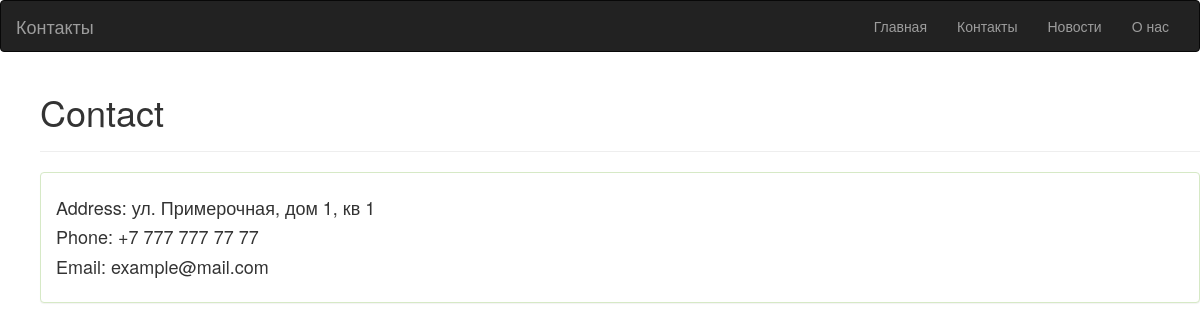
The app's page /contact/, older data.
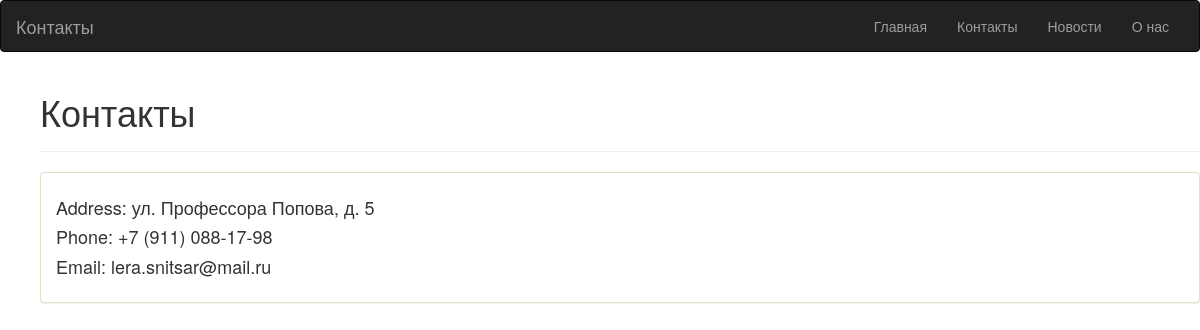
The same page, newer data.
### blog/models.py (models this page shows)
class ContactPage(models.Model):
    title = models.CharField(max_length=100)
    address = models.CharField(max_length=100)
    phone = models.CharField(max_length=20)
    email = models.EmailField()

### blog/views.py (the view)
# urls.py: path('contact/', ContactView.as_view(), name='contact'),]
class ContactView(TemplateView):
    template_name = 'blog/contact.html'
    def get_context_data(self, **kwargs):
        context = super().get_context_data(**kwargs)
        context['contact_page'] = ContactPage.objects.first()
        return context

### blog/templates/blog/contact.html (shortened to what this page needs)
<html>
    <head>
        <link rel="stylesheet" href="https://maxcdn.bootstrapcdn.com/bootstrap/3.3.7/css/bootstrap.min.css"
>
    </head>
    <body>
        <nav class="navbar navbar-inverse">
            <div class="container-fluid">
              <div class="navbar-header">
                <a class="navbar-brand" href="#">Контакты </a>
              </div>
              <div class="collapse navbar-collapse" id="bs-example-navbar-collapse-1">
                <ul class="nav navbar-nav navbar-right">
                  <li><a href="{% url 'home' %}">Главная</a></li>
                  <li><a href="{% url 'contact' %}">Контакты</a></li>
                  <li><a href="{% url 'news_list' %}"> Новости </a></li>
                  <li><a href="{% url 'about' %}"> О нас </a></li>
              </ul>
              </div>
            </div>
        </nav>
        <ul>
          <div class="page-header">
            <h1>{{contact_page.title}}</h1>
          </div>
          <div class="panel panel-success">
            <div class="panel-body">
              <h4>Address: {{ contact_page.address }}</h4>
              <h4>Phone: {{ contact_page.phone }}</h4>
              <h4>Email: {{ contact_page.email }}</h4>
          </div>
          </div>
      </ul>
    </body>
</html>

Row changes from the older to the newer data that the page shows:
changed ContactPage: title "Contact" → "Контакты"; address "ул. Примерочная, дом 1, кв 1" → "ул. Профессора Попова, д. 5"; phone "+7 777 777 77 77" → "+7 (911) 088-17-98"; email "example@mail.com" → "lera.snitsar@mail.ru"
